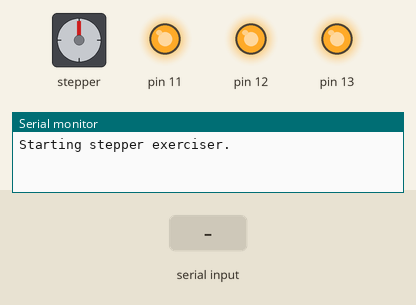
This sketch was run on a simulated Arduino Uno, built with avr-gcc and run on an emulated ATmega328P. On the bench: stepper motor, output pins drawn as LEDs (lit = HIGH), the last lines printed to the serial monitor. Wiring (inferred from the names in the program): stepper motor driver (200 steps per turn assumed): step pin 9; direction pin 8; enable pin 10. Inputs (shaded band) come from the test bench. Pins used as bus, display or sensor lines are not drawn.

Above: at 1.2 s.
1.3 s: "go:" received over Serial
At 12.8 s:
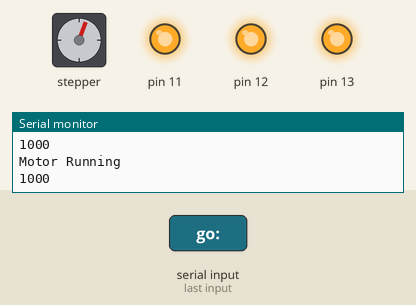
Timing chart, 0 to 14.5 s (numbered marks = the images above; inputs shaded):
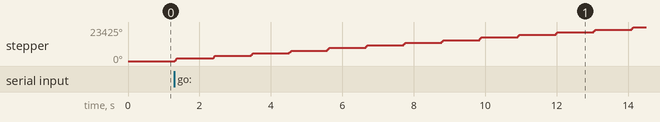

Measured:
- after the input at 1.3 s, stepper: turns 1803° clockwise in 0.06 s, repeating every 1.1 s

The sketch:

rotate.ino
```cpp
//To set the default rotation direction, type 'dir0:' or 'dir1:'.
//To set the angle (in degrees) type 'rot30.5:' to rotate it by 30.5 degrees (approximately).
//You can enter in negative values to rotate it in the opposite direction.
//If you want to run the motor, type 'go:'.
//The angle is a bit dodgy for <20degrees.

byte stepPin = 9;
byte dirPin = 8;
byte enablePin = 10;
int count=1;
boolean direct=HIGH;

void function(int count, boolean direct)
{
int j;
// set the enablePin low so that we can now use our stepper driver.
digitalWrite(enablePin, LOW);
delayMicroseconds(10);
// wait a few microseconds for the enable to take effect
// (That isn't in the spec sheet I just added it for sanity.)

// we set the direction pin in an arbitrary direction.
digitalWrite(dirPin, direct);
digitalWrite(stepPin, HIGH);

Serial.println("Motor Running");
delayMicroseconds(500);
Serial.println(count);

for (j=0; j<=count;j++) {
digitalWrite(stepPin, LOW);
delayMicroseconds(5);
digitalWrite(stepPin, HIGH);
delayMicroseconds(50);
}
}

void setup()
{
pinMode(13, OUTPUT);
pinMode(12, OUTPUT);
pinMode(11, OUTPUT);
digitalWrite(13, HIGH);
digitalWrite(12, HIGH);
digitalWrite(11, HIGH);

// We set the enable pin to be an output
pinMode(enablePin, OUTPUT);
// then we set it HIGH so that the board is disabled until we
// get into a known state.
digitalWrite(enablePin, HIGH);
Serial.begin(9600);
Serial.println("Starting stepper exerciser.");
pinMode(stepPin, OUTPUT);
pinMode(dirPin, OUTPUT);
count=1000;
direct=HIGH;
}


void loop()
{
  String str;
  if (Serial.available()>0)
  {str = Serial.readStringUntil(':');
//    char ch = Serial.read(); //type 'x' to get the stepper motor to run
  //  in += ch;
  }
  if ( !strcmp(str.c_str(),"dir0") ) {direct = LOW;
    Serial.println("Direction is LOW");}
  if ( !strcmp(str.c_str(),"dir1") ) {direct = HIGH;
    Serial.println("Direction is HIGH");}
  if ( !strcmp(str.c_str(),"go") ) {
    for (int j=0;j<=30;j++) {function(count, direct);
  delay(1000);}}
  if (!strcmp(str.substring(0,3).c_str(),"rot") ) {
    float deg = atof(str.substring(3).c_str());
    Serial.print("Angle in degrees: ");
    Serial.println(deg);
    count = deg *39.54+94.11;
    if (count<0) {
      count = -count;
      direct = !direct;}
  }
}
```
